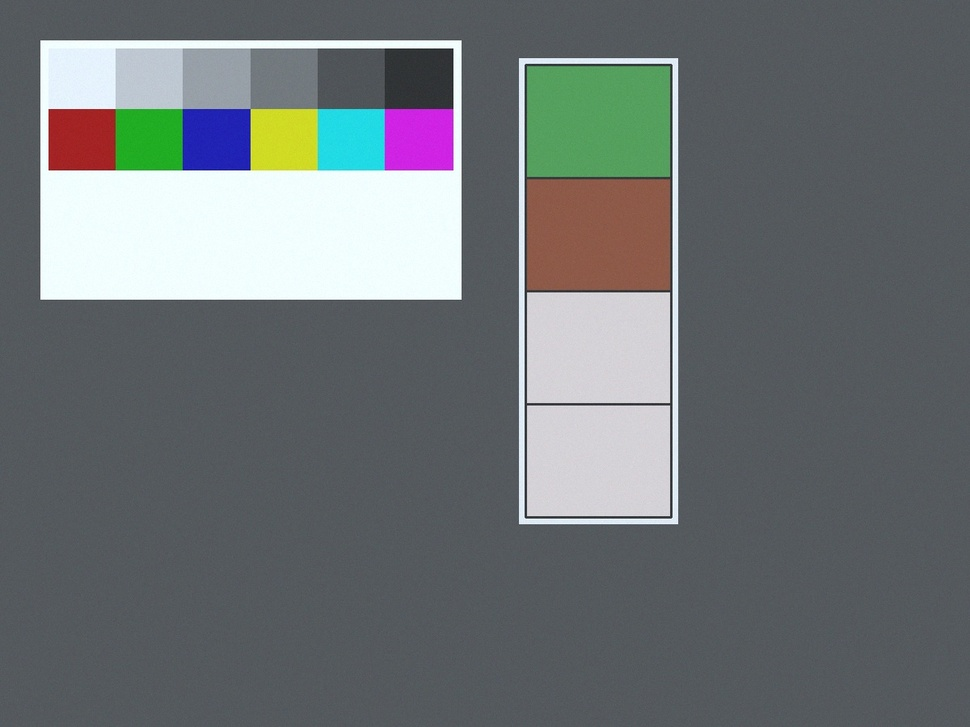
#> input picture ml/sample_data/example_strip.jpg, 970 x 727 px, shrunk from 1200 x 900 before the run
$ python -i roi_extraction.py   (imports and definitions only)
#> lines starting #> are read from the running program, lines starting #| are printed output that depends on the picture; after the words box and inside, x2 and y2 are one past the last pixel; in counts of white or black regions, pixels touching at a corner belong together
#> further down, picture is the input picture: shape (727, 970, 3); mean B, G, R 116.3, 114.3, 108.8
"""
Test-strip ROI (region of interest) extraction.

Locates the strip within the frame and returns fixed-position crops for
each reagent pad, plus a background/blank reference region used to check
for illumination gradients across the strip itself.
"""
from dataclasses import dataclass
from typing import Dict, List, Tuple, Optional
import numpy as np
import cv2


@dataclass
class ROIResult:
    strip_found: bool
    pad_rois: Dict[str, np.ndarray]       # analyte name -> cropped BGR patch
    pad_mean_rgb: Dict[str, Tuple[float, float, float]]
    failure_reason: Optional[str] = None


def locate_strip(image_bgr: np.ndarray) -> Optional[Tuple[int, int, int, int]]:
    """
    Locate the test strip's bounding box using color-based segmentation
    (strips are typically white/light plastic against a darker mat/card).
    Returns (x, y, w, h) or None.
    """
    gray = cv2.cvtColor(image_bgr, cv2.COLOR_BGR2GRAY)
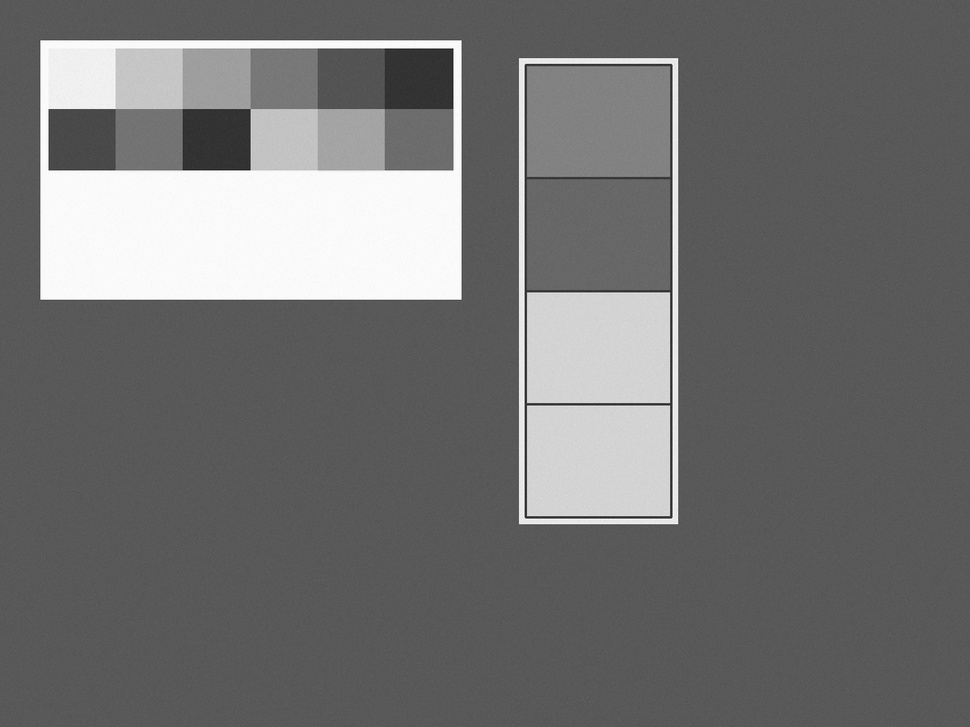
#> gray: shape (727, 970); min 8, max 255, mean 112.9
    _, thresh = cv2.threshold(gray, 0, 255, cv2.THRESH_BINARY + cv2.THRESH_OTSU)
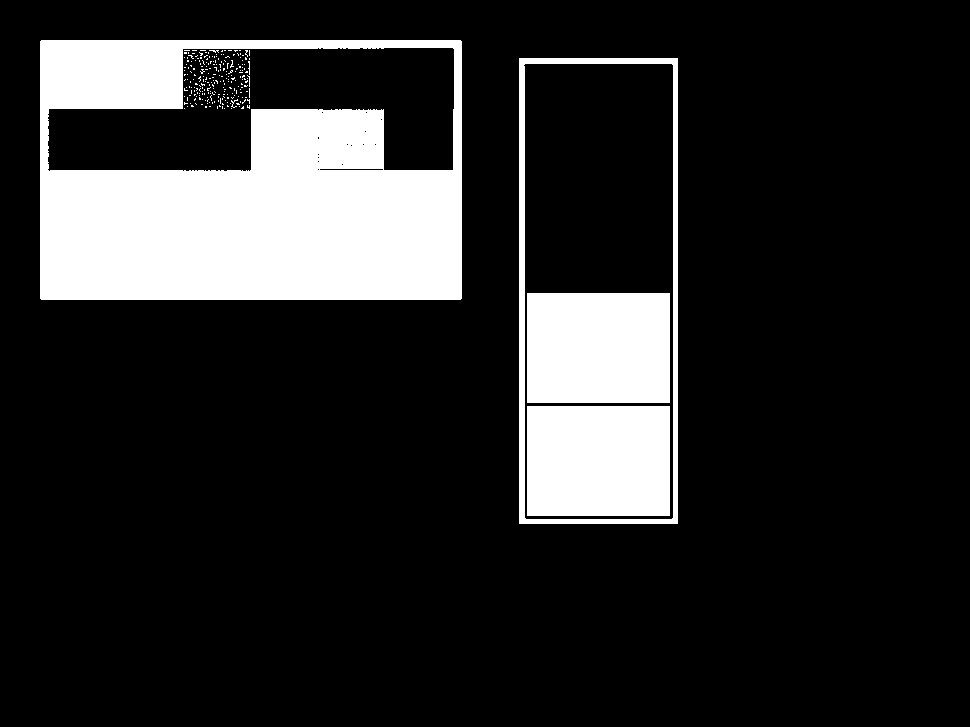
#> thresh: shape (727, 970); 16.4% white; 239 white regions (234 under 20 px)

    contours, _ = cv2.findContours(thresh, cv2.RETR_EXTERNAL, cv2.CHAIN_APPROX_SIMPLE)
#> contours = 2 contours; box (x1, y1, x2, y2) and area: (40, 40, 462, 300) 109037, (519, 58, 678, 524) 73470
    if not contours:
        return None

    image_area = image_bgr.shape[0] * image_bgr.shape[1]
#> image_area = 705190
    candidates = []
    for c in contours:
        x, y, w, h = cv2.boundingRect(c)
        area = w * h
        if area < 0.01 * image_area or area > 0.9 * image_area:
            continue
        aspect = max(w, h) / max(1, min(w, h))
        if aspect < 2.0:  # strips are elongated
            continue
        candidates.append((area, (x, y, w, h)))
#> this loop made 2 passes
#> (c, x, y, w, h, area, aspect) on pass 1: ([[519, 58], [519, 523], [677, 523], [677, 58]], 519, 58, 159, 466, 74094, 2.93)
#> (x, y, w, h, area, aspect) on pass 2: (40, 40, 422, 260, 109720, 1.62)
#> after the loop, candidates = [(74094, (519, 58, 159, 466))]

    if not candidates:
        return None

    candidates.sort(key=lambda t: -t[0])
    return candidates[0][1]


# [70 lines left out: functions extract_pad_rois, extract_rois, not called in this run]

>>> import cv2
>>> picture = cv2.imread('../../../../ml/sample_data/example_strip.jpg')
>>> result = locate_strip(picture)
#> result = (519, 58, 159, 466)
